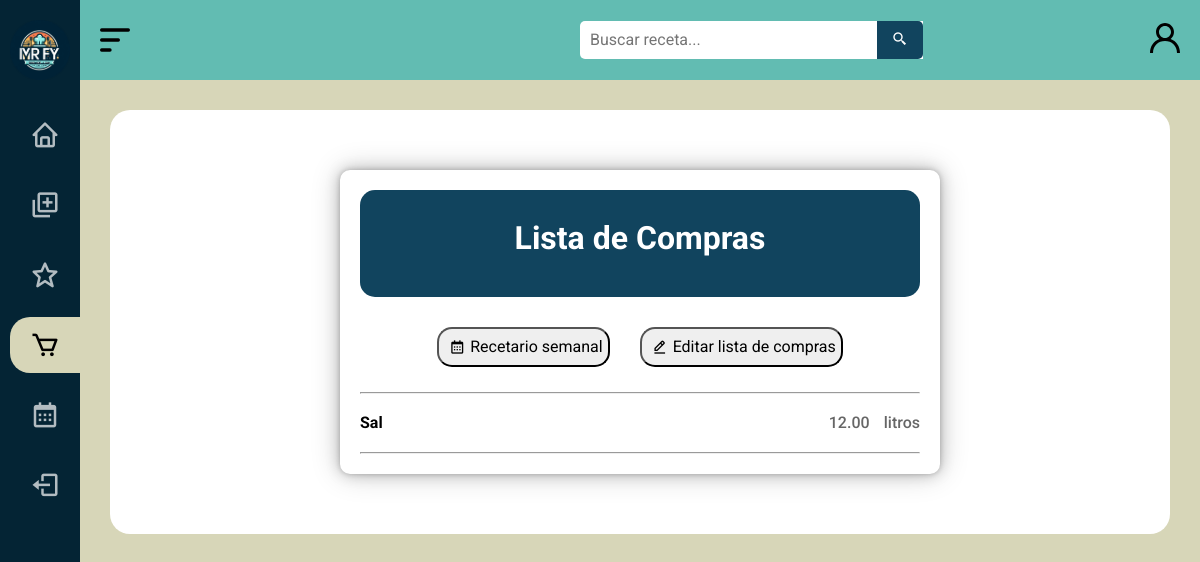
Before: /lista/ (signed in) with the older database file.
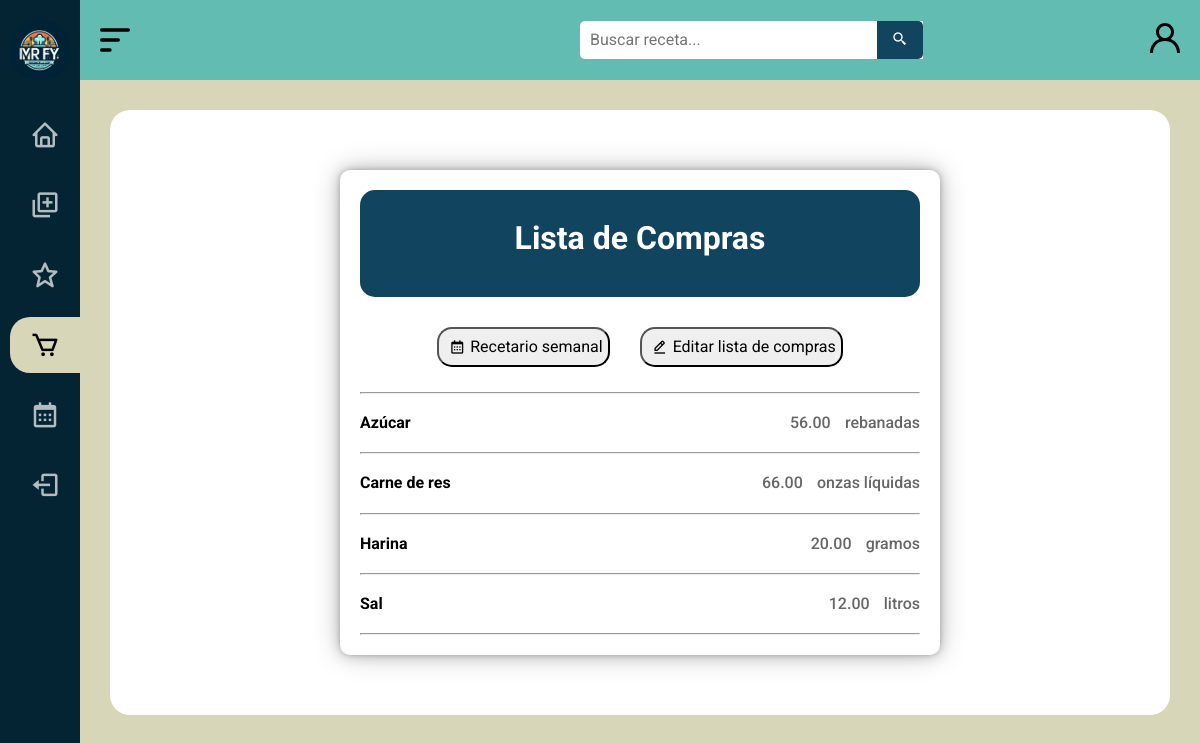
After: the same page with the newer database file.
### MRFY/models.py (models this page shows, shortened)
class ShoppingListItem(models.Model):
    shopping_list = models.ForeignKey(ShoppingList, on_delete=models.CASCADE, related_name='items')
    IDIngrediente = models.ForeignKey(Ingredient, on_delete=models.CASCADE, default='')
    name = models.CharField(max_length=100, null=False)
    quantity = models.DecimalField(max_digits=10, decimal_places=2, null=True)
    unit = models.CharField(max_length=50, null=True)

### MRFY/views.py (the view)
# urls.py: path('lista/', lista_compras, name='lista_compras'),
def lista_compras(request):
    shopping_list, created = ShoppingList.objects.get_or_create(user=request.user)
    items = shopping_list.items.all().order_by('name')
    context = {
        'items': items
    }
    return render(request, 'lista_compras/lista.html', context)

### MRFY/templates/lista_compras/lista.html (shortened to what this page needs)
{% load static %}
{% load custom_filters %}
<!DOCTYPE html>
<html lang="es">
<head>
    <link rel="stylesheet" href="{% static 'css/normalize.css' %}">
    <link rel="stylesheet" href="{% static 'css/estilos2.css' %}">
    <link href='https://unpkg.com/boxicons@2.1.4/css/boxicons.min.css' rel='stylesheet'>
</head>
<body id="body">
    <header id="header" class="header_standard">
        <div class="icon__menu">
            <img src="{% static 'images/menu-alt-1-svgrepo-com.svg' %}" alt="icono" class="svg__icon" id="btn_open">
        </div>
        <div class="search__box">
            <form action="{% url 'search' %}" method="GET">
                <input type="text" name="q" class="search__input" placeholder="Buscar receta...">
                <button class="search__button" type="submit">
                    <i class="bx bx-search-alt-2"></i>
                </button>
            </form>
        </div>
        <div class="icon__login">
            <a href="#" class="login">
                <img src="{% static 'images/profile-1335-svgrepo-com.svg' %}" alt="" class="svg__icon" title="Iniciar sesion">
            </a>
        </div>
    </header>
    <div class="menu__side" id="menu_side">
        <div class="name__page">
            <a href="/inicio">
                <img src="{% static 'images/icon.png' %}" alt="icono" class="icon">
            </a>
        </div>
        <div class="options__menu">
            <a href="/inicio">
                <div class="option">
                    <i class='bx bx-home' title="Inicio"></i>
                </div>
            </a>
            <a href="/recipeform">
                <div class="option">
                    <i class='bx bx-add-to-queue' title="Subir receta"></i>
                </div>
            </a>
            <a href="#">
                <div class="option">
                    <i class='bx bx-star' title="Favoritos"></i>
                </div>
            </a>
            <a href="/lista" class="select">
                <div class="option">
                    <i class='bx bx-cart' title="Lista de compras"></i>
                </div>
            </a>
            <a href="#">
                <div class="option">
                    <i class='bx bx-calendar' title="Recetario semanal"></i>
                </div>
            </a>
            {% if user.is_authenticated %}
            <a href="/logout">
                <div class="option">
                    <i class='bx bx-log-out' title="Logout"></i>
                </div>
            </a>
            {% endif %}
        </div>
    </div>
    <main>
        <div class="main__container">
            <div class="shopping-list">
                <div class="deadline">
                    <h1>Lista de Compras</h1>
                </div>
                    <div class="options_shoppinglist">
                        <button type="submit" class="clear">
                            <i class='bx bx-calendar' ></i> Recetario semanal
                        </button>
                        <form action="{% url 'lista_edit' %}" method="POST">
                            <button type="submit" class="clear">
                                <i class='bx bx-edit-alt'></i> Editar lista de compras
                            </button>
                        </form>
                    </div>
                <hr>
                {% for item in items %}
                <ul>
                    <li>
                        <div class="ingredient">
                            <span class="name">{{ item.name }}</span>
                            <div class="quantity-unit">
                                <span class="quantity {% if not item.quantity %}hidden{% endif %}">{{ item.quantity }}</span>
                                <span class="unit {% if not item.unit %}hidden{% endif %}">{{ item.unit }}</span>
                            </div>
                        </div>
                    </li>
                    <hr>
                    {% endfor %}
                </ul>
            </div>
        </div>
    </main>
</body>
</html>

Changed rows visible on the page:
added ShoppingListItem: name "Azúcar", quantity "56.00", unit "rebanadas"
added ShoppingListItem: name "Carne de res", quantity "66.00", unit "onzas líquidas"
added ShoppingListItem: name "Harina", quantity "20.00", unit "gramos"
